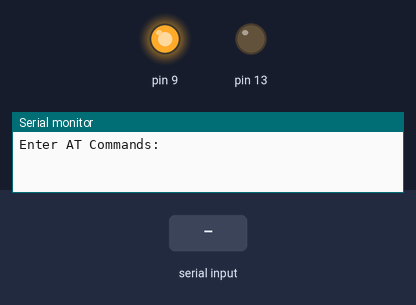
The sketch below on a simulated Arduino Uno, built with avr-gcc and run on an emulated ATmega328P. Shown: output pins drawn as LEDs (lit = HIGH), the last lines printed to the serial monitor. The inputs (shaded band) are chosen by the test bench.

Above: at 1.2 s.
1.3 s: "1" received over Serial
At 2.5 s:
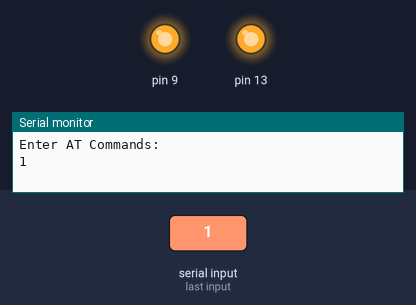
2.8 s: "0" received over Serial
At 3.6 s:
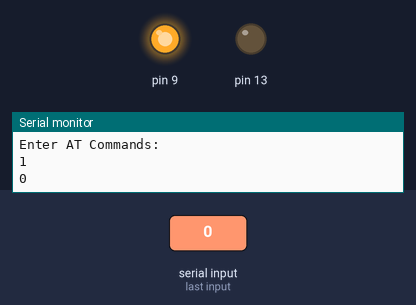
Timing chart, 0 to 5.8 s (numbered marks = the images above; inputs shaded):
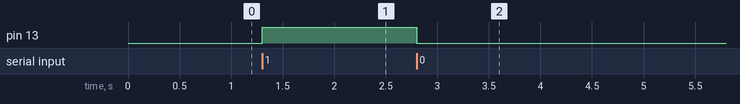

Measured:
- after the input at 1.3 s, pin 13: LOW → HIGH at once
- after the input at 2.8 s, pin 13: HIGH → LOW at once

The sketch:

MODUL10.ino
```cpp
#include <SoftwareSerial.h>
SoftwareSerial mySerial(10,11);
void setup() {
  Serial.begin(9600);
  pinMode(9,OUTPUT);
  pinMode(13, OUTPUT);
  digitalWrite(9, HIGH);
  Serial.println ("Enter AT Commands: ");
  mySerial.begin (38400);
}

  void loop() {
    if(Serial.available()){
      char data = Serial.read();
      Serial.println(data);

      if(data == '1'){
        digitalWrite(13, HIGH);
      }
      else{
        digitalWrite(13, LOW);
      }
    }
  }
```
